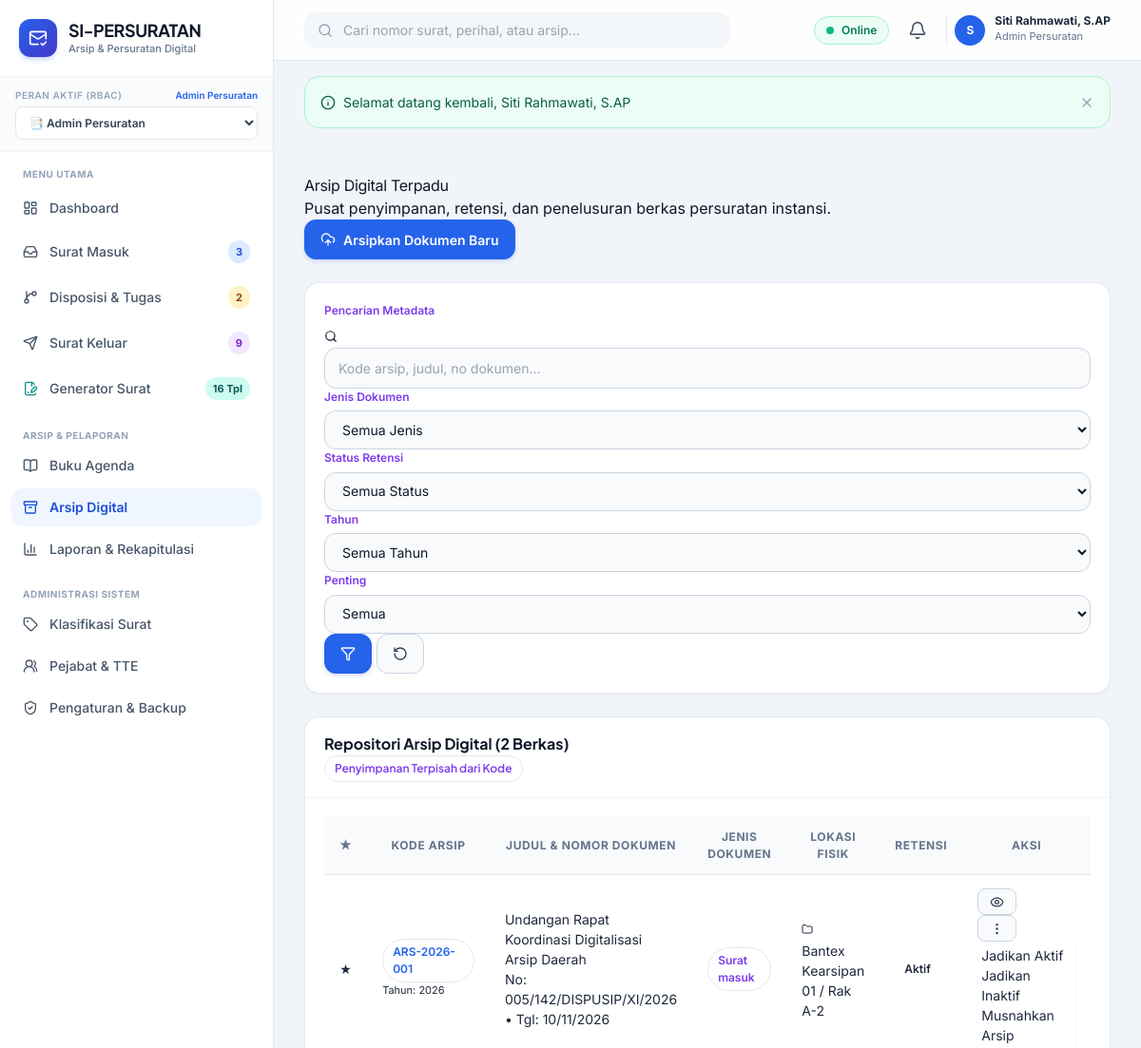
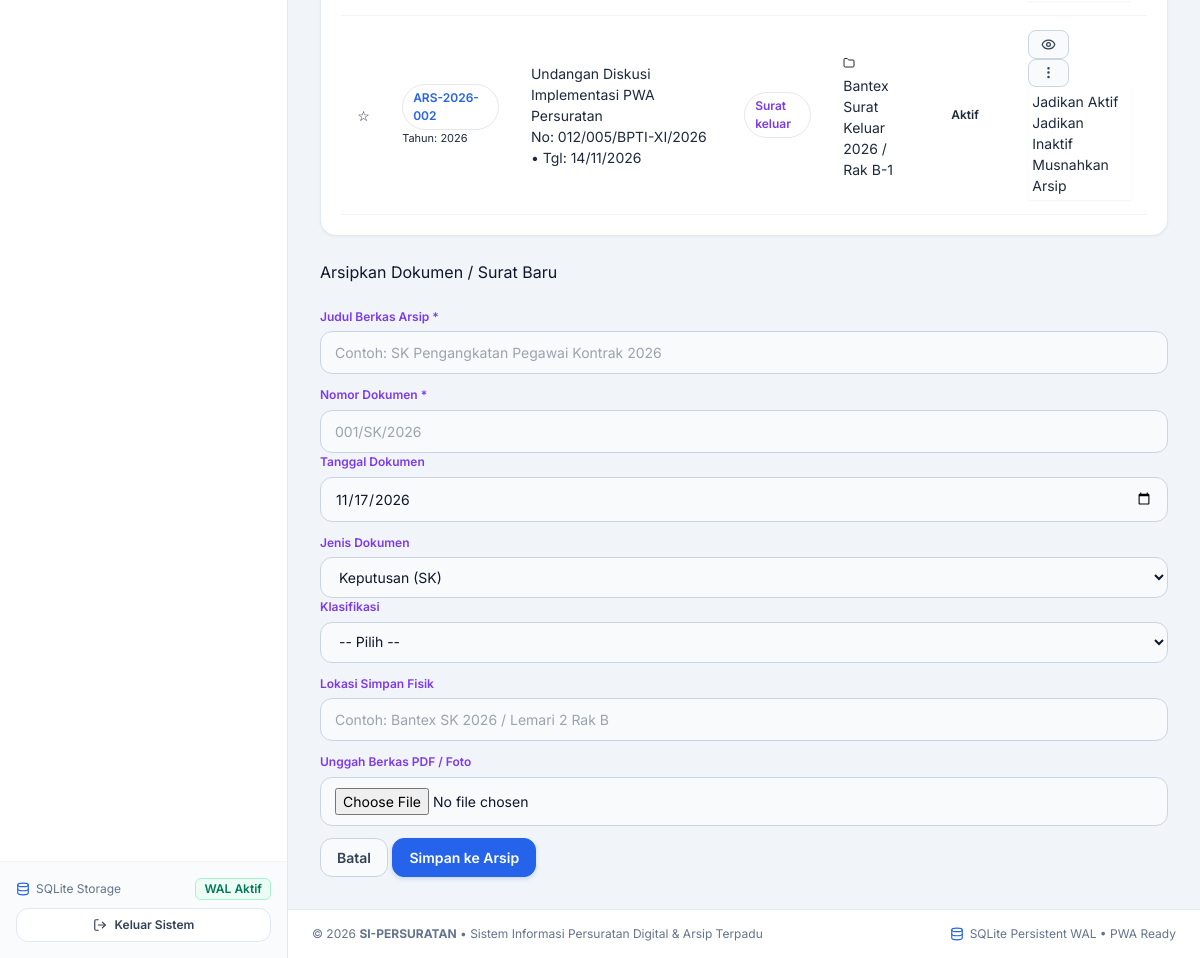
The page /public/arsip/index.php (signed in) on the database its author committed (2 pictures, top to bottom).
### tables this page shows
CREATE TABLE users (
    id INTEGER PRIMARY KEY AUTOINCREMENT,
    username TEXT NOT NULL UNIQUE,
    email TEXT NOT NULL UNIQUE,
    password_hash TEXT NOT NULL,
    full_name TEXT NOT NULL,
    nip TEXT,
    jabatan TEXT,
    phone TEXT,
    role_id INTEGER NOT NULL,
    avatar TEXT,
    is_active INTEGER NOT NULL DEFAULT 1,
    created_at DATETIME DEFAULT CURRENT_TIMESTAMP,
    updated_at DATETIME DEFAULT CURRENT_TIMESTAMP,
    deleted_at DATETIME DEFAULT NULL,
    FOREIGN KEY (role_id) REFERENCES roles (id) ON DELETE RESTRICT
);

CREATE TABLE roles (
    id INTEGER PRIMARY KEY AUTOINCREMENT,
    name TEXT NOT NULL,
    slug TEXT NOT NULL UNIQUE,
    description TEXT,
    created_at DATETIME DEFAULT CURRENT_TIMESTAMP
);

CREATE TABLE arsip (
    id INTEGER PRIMARY KEY AUTOINCREMENT,
    kode_arsip TEXT NOT NULL UNIQUE,
    jenis_dokumen TEXT NOT NULL, -- 'surat_masuk', 'surat_keluar', 'sk', 'dokumen_lain'
    referensi_id INTEGER,
    judul TEXT NOT NULL,
    nomor_dokumen TEXT NOT NULL,
    tanggal_dokumen DATE NOT NULL,
    klasifikasi_id INTEGER,
    tahun INTEGER NOT NULL,
    lokasi_fisik TEXT,
    file_path TEXT NOT NULL,
    status_retensi TEXT NOT NULL DEFAULT 'aktif', -- 'aktif', 'inaktif', 'dimusnahkan'
    is_important INTEGER NOT NULL DEFAULT 0,
    created_at DATETIME DEFAULT CURRENT_TIMESTAMP,
    updated_at DATETIME DEFAULT CURRENT_TIMESTAMP,
    deleted_at DATETIME DEFAULT NULL,
    FOREIGN KEY (klasifikasi_id) REFERENCES klasifikasi_surat (id) ON DELETE SET NULL
);

### public/arsip/index.php (the view, shortened to what the rows shown need)
<?php
require_once __DIR__ . '/../../config/app.php';
if (!Auth::check() || !Auth::can('arsip.manage')) {
    Flash::set('danger', 'Akses ditolak.');
    redirect('dashboard.php');
}
$filters = [
    'search' => $_GET['search'] ?? '',
    'jenis' => $_GET['jenis'] ?? '',
    'tahun' => $_GET['tahun'] ?? '',
    'status_retensi' => $_GET['status_retensi'] ?? '',
    'is_important' => $_GET['is_important'] ?? ''
];
$arsipList = Arsip::getAll($filters);
require_once APP_PATH . '/views/layouts/header.php';
?>
<div class="card border-0 shadow-sm rounded-3">
    <div class="card-body p-0">
        <div class="table-responsive">
            <table class="table table-custom mb-0">
                <thead>
                    <tr>
                        <th width="40" class="text-center">★</th>
                        <th width="140">Kode Arsip</th>
                        <th>Judul & Nomor Dokumen</th>
                        <th>Jenis Dokumen</th>
                        <th>Lokasi Fisik</th>
                        <th>Retensi</th>
                        <th width="140" class="text-center">Aksi</th>
                    </tr>
                </thead>
                <tbody>
                    <?php if (empty($arsipList)): ?>
                        <tr>
                            <td colspan="7" class="text-center text-muted py-5">
                                <i data-lucide="archive" style="width:40px; height:40px;" class="mb-2 text-secondary opacity-50"></i>
                                <div>Tidak ada berkas arsip yang ditemukan.</div>
                            </td>
                        </tr>
                    <?php else: ?>
                        <?php foreach ($arsipList as $ar): ?>
                            <tr>
                                <td class="text-center">
                                    <a href="<?= url('arsip/action.php') ?>?act=toggle_star&id=<?= $ar['id'] ?>&csrf=<?= Auth::csrfToken() ?>" class="text-decoration-none <?= $ar['is_important'] ? 'text-warning' : 'text-muted' ?>" title="Tandai Penting">
                                        <?= $ar['is_important'] ? '★' : '☆' ?>
                                    </a>
                                </td>
                                <td>
                                    <span class="badge bg-light text-primary border font-monospace"><?= htmlspecialchars($ar['kode_arsip']) ?></span>
                                    <div class="text-muted" style="font-size:11px;">Tahun: <?= $ar['tahun'] ?></div>
                                </td>
                                <td>
                                    <div class="fw-bold text-dark"><?= htmlspecialchars($ar['judul']) ?></div>
                                    <div class="text-muted small">No: <?= htmlspecialchars($ar['nomor_dokumen']) ?> • Tgl: <?= date('d/m/Y', strtotime($ar['tanggal_dokumen'])) ?></div>
                                </td>
                                <td>
                                    <span class="badge bg-light text-secondary border">
                                        <?= ucfirst(str_replace('_', ' ', $ar['jenis_dokumen'])) ?>
                                    </span>
                                </td>
                                <td>
                                    <span class="text-dark small"><i data-lucide="folder" style="width:12px;" class="me-1 text-warning"></i><?= htmlspecialchars($ar['lokasi_fisik'] ?? 'Rak Utama') ?></span>
                                </td>
                                <td>
                                    <?php
                                    $retClass = match($ar['status_retensi']) {
                                        'aktif' => 'badge-soft-success',
                                        'inaktif' => 'badge-soft-warning',
                                        'dimusnahkan' => 'badge-soft-danger',
                                        default => 'badge-soft-secondary'
                                    };
                                    ?>
                                    <span class="badge <?= $retClass ?>"><?= ucfirst($ar['status_retensi']) ?></span>
                                </td>
                                <td>
                                    <div class="d-flex justify-content-center gap-1">
                                        <?php if (!empty($ar['file_path'])): ?>
                                            <a href="<?= url('dokumen_viewer.php') ?>?path=<?= urlencode($ar['file_path']) ?>" target="_blank" class="btn btn-sm btn-light border p-1 text-primary" title="Buka Berkas Digital">
                                                <i data-lucide="eye" style="width: 15px; height: 15px;"></i>
                                            </a>
                                        <?php endif; ?>
                                        <div class="dropdown">
                                            <button class="btn btn-sm btn-light border p-1" data-bs-toggle="dropdown" title="Ubah Retensi">
                                                <i data-lucide="more-vertical" style="width: 15px; height: 15px;"></i>
                                            </button>
                                            <ul class="dropdown-menu dropdown-menu-end shadow-sm small p-1">
                                                <li><a class="dropdown-item py-1" href="<?= url('arsip/action.php') ?>?act=retention&status=aktif&id=<?= $ar['id'] ?>&csrf=<?= Auth::csrfToken() ?>">Jadikan Aktif</a></li>
                                                <li><a class="dropdown-item py-1 text-warning" href="<?= url('arsip/action.php') ?>?act=retention&status=inaktif&id=<?= $ar['id'] ?>&csrf=<?= Auth::csrfToken() ?>">Jadikan Inaktif</a></li>
                                                <li><a class="dropdown-item py-1 text-danger" href="<?= url('arsip/action.php') ?>?act=retention&status=dimusnahkan&id=<?= $ar['id'] ?>&csrf=<?= Auth::csrfToken() ?>" onclick="return confirm('Peringatan: Pemusnahan arsip memerlukan otorisasi. Lanjutkan?')">Musnahkan Arsip</a></li>
                                            </ul>
                                        </div>
                                    </div>
                                </td>
                            </tr>
                        <?php endforeach; ?>
                    <?php endif; ?>
                </tbody>
            </table>
        </div>
    </div>
</div>
<?php require_once APP_PATH . '/views/layouts/footer.php'; ?>

### app/views/layouts/header.php (shortened to what the rows shown need)
<!DOCTYPE html>
<html lang="id">
<head>
    <script src="https://cdn.tailwindcss.com"></script>
</head>
<body class="antialiased selection:bg-blue-100 selection:text-blue-900">
<div class="min-h-screen flex flex-col lg:flex-row">
    <?php require_once APP_PATH . '/views/layouts/sidebar.php'; ?>
    <div class="flex-1 flex flex-col min-w-0 pb-20 lg:pb-0">
        <header class="sticky top-0 z-30 bg-white/90 backdrop-blur-md border-b border-slate-200 px-4 lg:px-8 h-16 flex items-center justify-between gap-4">
            <div class="flex items-center gap-2 sm:gap-3">
                <div class="relative">
                    <button onclick="toggleDropdown('user-menu')" class="flex items-center gap-2.5 pl-2 border-l border-slate-200 hover:opacity-90 transition">
                        <div class="w-8 h-8 rounded-full bg-blue-600 text-white font-bold text-xs flex items-center justify-center shadow-xs">
                            <?= strtoupper(substr($currentUser['full_name'] ?? 'U', 0, 1)) ?>
                        </div>
                        <div class="hidden md:block text-left">
                            <p class="text-xs font-bold text-slate-800 leading-none"><?= htmlspecialchars($currentUser['full_name'] ?? 'User') ?></p>
                            <p class="text-[11px] text-slate-500 mt-0.5"><?= htmlspecialchars($currentUser['role_name'] ?? 'Role') ?></p>
                        </div>
                    </button>
                </div>
            </div>
        </header>
        <main class="flex-1 p-4 lg:p-8 max-w-7xl w-full mx-auto space-y-6">

### app/views/layouts/sidebar.php (shortened to what the rows shown need)
<?php
$currentUser = Auth::user();
$currentRoleSlug = $currentUser['role_slug'] ?? 'superadmin';
?>
<aside id="sidebar" class="fixed lg:sticky top-0 left-0 z-50 h-screen w-72 bg-white border-r border-slate-200 flex flex-col transition-transform duration-300 -translate-x-full lg:translate-x-0 shrink-0">
  <div class="p-5 border-b border-slate-100 flex items-center justify-between">
    <a href="<?= url('dashboard.php') ?>" class="flex items-center gap-3 group text-decoration-none">
      <div>
        <h1 class="font-display font-bold text-slate-900 text-lg leading-tight tracking-tight">SI-PERSURATAN</h1>
      </div>
    </a>
  </div>
  <div class="px-4 py-3 bg-slate-50/80 border-b border-slate-100">
    <div class="flex items-center justify-between mb-1">
      <label class="text-[10px] font-semibold uppercase tracking-wider text-slate-400 block">Peran Aktif (RBAC)</label>
      <span class="text-[10px] text-blue-600 font-semibold"><?= htmlspecialchars($currentUser['role_name'] ?? 'User') ?></span>
    </div>
    <div class="relative">
      <select onchange="window.location.href='<?= url('switch_role.php?role=') ?>' + this.value" class="w-full text-xs font-semibold bg-white border border-slate-200 rounded-lg px-2.5 py-2 text-slate-700 focus:outline-none focus:ring-2 focus:ring-blue-500/20 focus:border-blue-600 cursor-pointer">
        <option value="admin_persuratan" <?= $currentRoleSlug === 'admin_persuratan' ? 'selected' : '' ?>>📑 Admin Persuratan</option>
      </select>
    </div>
  </div>
</aside>

### rows shown on the page
users: role.name "Admin Persuratan", full_name "S", full_name "Siti Rahmawati, S.AP"
roles: slug "📑 Admin Persuratan"
arsip: kode_arsip "ARS-2026-001", tahun "2026", judul "Undangan Rapat Koordinasi Digitalisasi Arsip Daerah", nomor_dokumen "005/142/DISPUSIP/XI/2026", tanggal_dokumen "10/11/2026", jenis_dokumen "Surat masuk", lokasi_fisik "Bantex Kearsipan 01 / Rak A-2", status_retensi "Aktif"
arsip: kode_arsip "ARS-2026-002", tahun "2026", judul "Undangan Diskusi Implementasi PWA Persuratan", nomor_dokumen "012/005/BPTI-XI/2026", tanggal_dokumen "14/11/2026", jenis_dokumen "Surat keluar", lokasi_fisik "Bantex Surat Keluar 2026 / Rak B-1", status_retensi "Aktif"

### other values the page prints
$badgeSm "3"
$badgeDisp "2"
$badgeSk "9"
$msg['message'] "Selamat datang kembali, Siti Rahmawati, S.AP"
count($arsipList) "2"
